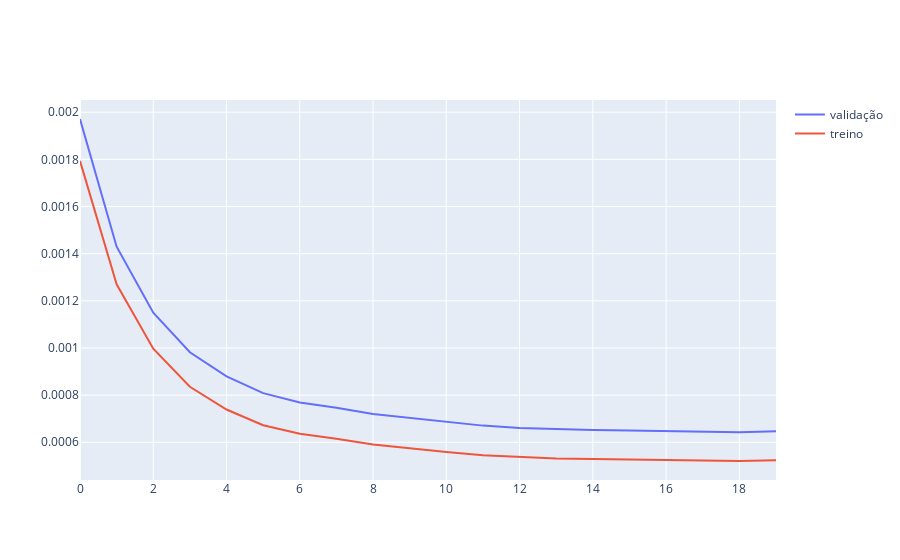

Source (notebook cell):
### Code cell
# AJUSTAR ESSE TREINAMENTO!!
for epoch in range(n_epochs):
    model.train()
    with tqdm(batch_start, unit="batch", mininterval=0, disable=False) as bar:
        bar.set_description(f"Epoch {epoch}")
        for start in bar:
            # take a batch
            X_batch = X_train[start:start+batch_size,:]
            # forward pass
            Xh = model(X_batch)
            loss = loss_fn(Xh, X_batch)
            # backward pass
            optimizer.zero_grad()
            loss.backward()
            # update weights
            optimizer.step()
            # print progress
            bar.set_postfix(loss=float(loss))
    # evaluate accuracy at end of each epoch
    model.eval()
    Xh = model(X_val)
    valLoss.append(float(loss_fn(Xh, X_val)))
    Xh = model(X_train)
    trainLoss.append(float(loss_fn(Xh, X_train)))

fig = go.Figure()
fig.add_trace(go.Scatter(y=valLoss, mode="lines", showlegend=True, name='validação'))
fig.add_trace(go.Scatter(y=trainLoss, mode="lines", showlegend=True, name='treino'))
fig.show()

### Figure 1 — Plotly figure (JSON) as saved in the notebook; plotly's stock layout.template omitted (floating-point values rounded to 4 significant figures)
{"data": [{"mode": "lines", "name": "validação", "showlegend": true, "type": "scatter", "y": [0.001971, 0.00143, 0.00115, 0.0009818, 0.0008794, 0.0008085, 0.0007687, 0.0007468, 0.0007198, 0.0007025, 0.0006856, 0.0006707, 0.0006611, 0.0006549, 0.0006518, 0.0006501, 0.0006479, 0.0006441, 0.0006427, 0.0006469]}, {"mode": "lines", "name": "treino", "showlegend": true, "type": "scatter", "y": [0.001793, 0.00127, 0.0009972, 0.0008354, 0.0007389, 0.0006724, 0.0006362, 0.0006154, 0.0005908, 0.0005738, 0.0005588, 0.000545, 0.0005367, 0.0005315, 0.000529, 0.0005271, 0.0005265, 0.0005224, 0.0005207, 0.000524]}], "layout": {}}
